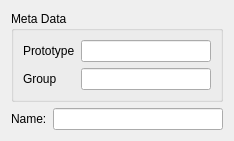
<?xml version="1.0" encoding="UTF-8"?>
<ui version="4.0">
 <class>DANodeSettingWidget</class>
 <widget class="QWidget" name="DANodeSettingWidget">
  <property name="geometry">
   <rect>
    <x>0</x>
    <y>0</y>
    <width>234</width>
    <height>141</height>
   </rect>
  </property>
  <property name="windowTitle">
   <string>Node Setting</string>
  </property>
  <layout class="QVBoxLayout" name="verticalLayout">
   <item>
    <widget class="QGroupBox" name="groupBox">
     <property name="title">
      <string>Meta Data</string>
     </property>
     <layout class="QGridLayout" name="gridLayout">
      <item row="0" column="0">
       <widget class="QLabel" name="labelPrototype">
        <property name="text">
         <string>Prototype</string>
        </property>
       </widget>
      </item>
      <item row="0" column="1">
       <widget class="QLineEdit" name="lineEditPrototype">
        <property name="readOnly">
         <bool>true</bool>
        </property>
       </widget>
      </item>
      <item row="1" column="0">
       <widget class="QLabel" name="labelGroup">
        <property name="text">
         <string>Group</string>
        </property>
       </widget>
      </item>
      <item row="1" column="1">
       <widget class="QLineEdit" name="lineEditGroup">
        <property name="readOnly">
         <bool>true</bool>
        </property>
       </widget>
      </item>
     </layout>
    </widget>
   </item>
   <item>
    <layout class="QGridLayout" name="gridLayout_2">
     <item row="0" column="0">
      <widget class="QLabel" name="labelName">
       <property name="text">
        <string>Name:</string>
       </property>
      </widget>
     </item>
     <item row="0" column="1">
      <widget class="QLineEdit" name="lineEditName"/>
     </item>
    </layout>
   </item>
   <item>
    <spacer name="verticalSpacer">
     <property name="orientation">
      <enum>Qt::Vertical</enum>
     </property>
     <property name="sizeHint" stdset="0">
      <size>
       <width>20</width>
       <height>40</height>
      </size>
     </property>
    </spacer>
   </item>
  </layout>
 </widget>
 <resources/>
 <connections/>
</ui>
